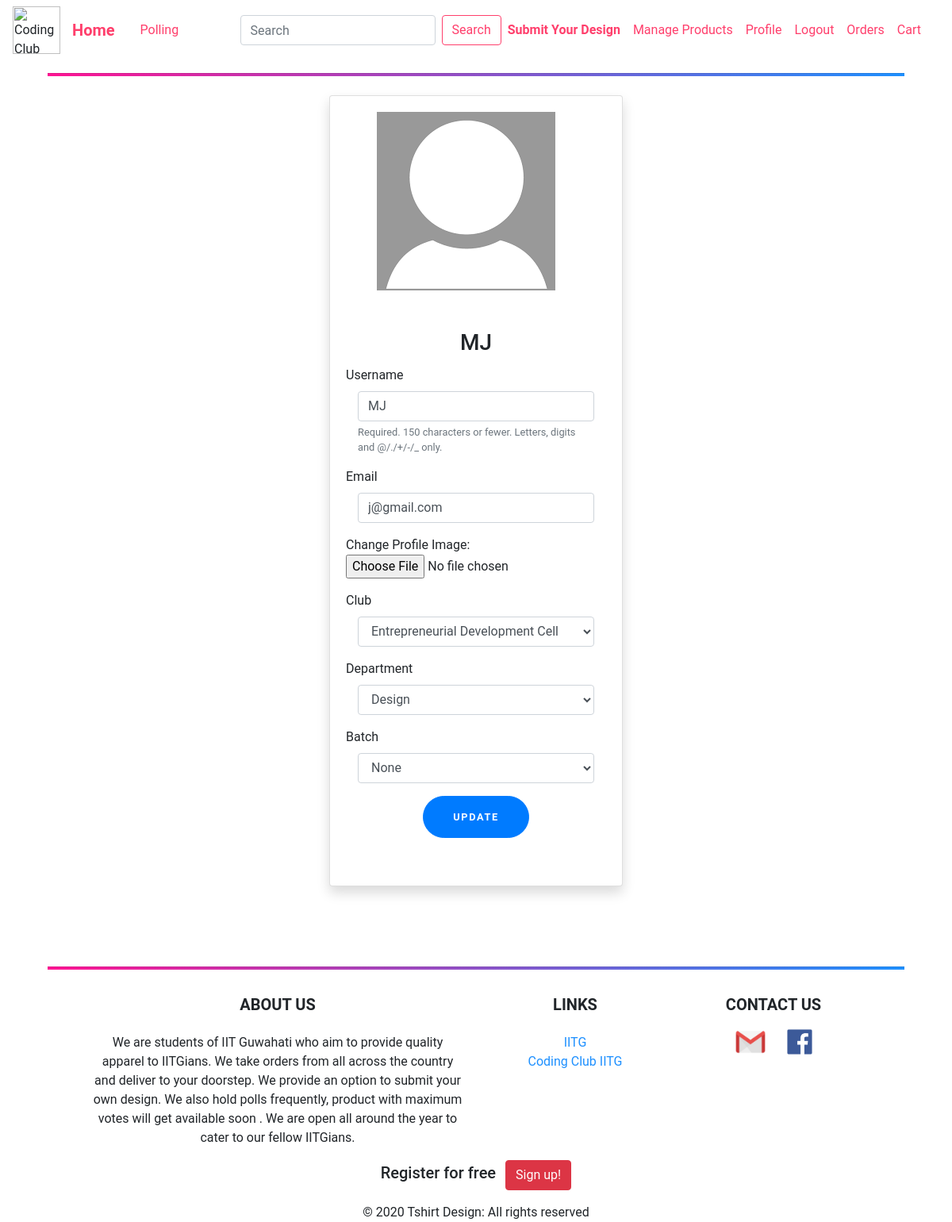
Screenshot of /profile/ (signed in) with the database file from the repository.
### users/models.py (models this page shows, shortened)
class Profile(models.Model):
    user = models.OneToOneField(User, related_name="profile", on_delete=models.CASCADE)
    image = models.ImageField(default='default.png', upload_to='profile_pics')
    is_merchant = models.BooleanField(default=False)
    department = models.CharField(max_length=120, choices=DEPARTMENTS, default='None')
    club = models.CharField(max_length=120, choices=CLUBS, default='None')
    batch = models.CharField(max_length=4, choices=BATCH, default='None')

### users/views.py (the view)
# urls.py: path('profile/', user_views.profile, name='profile'),
@login_required
def profile(request):
    if request.method == 'POST':
        u_form = UserUpdateForm(request.POST, instance=request.user)
        p_form = ProfileUpdateForm(request.POST,
                                   request.FILES,
                                   instance=request.user.profile)
        if u_form.is_valid() and p_form.is_valid():
            u_form.save()
            p_form.save()
            messages.success(request, f'Your account has been Updated!')
            return redirect('profile')
    else:
        u_form = UserUpdateForm(instance=request.user)
        p_form = ProfileUpdateForm(instance=request.user.profile)
    context = {
        'u_form': u_form,
        'p_form': p_form,
    }
    return render(request, 'users/profile.html', context)

### users/forms.py
class UserUpdateForm(forms.ModelForm):
    email = forms.EmailField()
    class Meta:
        model = User
        fields = ['username', 'email']

class ProfileUpdateForm(forms.ModelForm):
    class Meta:
        model = Profile
        fields = ['image', 'club', 'department', 'batch']

### users/templates/users/profile.html (shortened to what this page needs)
{% extends "blog/base.html" %}
{% load crispy_forms_tags %}
{% block content %}
    <div class="col-lg-4 col-md-10 col-sm-11 mt-4 mx-auto">
        <div class="card shadow">
            <div class="card-body ">
                <div>
                    <div class="img-crop mb-4">
                        <img src="{{user.profile.image.url}}" alt="profile-image">
                    </div>
                    <h3 class="card-title text-center">{{ user.username }}</h3>
                    <form class="form-signin"  method="POST" enctype="multipart/form-data">
                        <div class="form-group">
                            <label for="{{u_form.username.id_for_label}}" >{{ u_form.username.label }}</label>
                            <div class="col-sm-12">
                                <input type="text" class="form-control" placeholder="Username" name="{{ u_form.username.html_name }}" id="{{u_form.username.id_for_label}}" value="{{ u_form.username.value|default_if_none:''}}" required>
                                <small class="form-text text-muted">{{ u_form.username.help_text }} </small>
                            </div>
                        </div>
                        <div class="form-group">
                            <label for="{{u_form.email.id_for_label}}">{{ u_form.email.label }}</label>
                            <div class="col-sm-12">
                                <input type="email" class="form-control"  placeholder="Email" name="{{u_form.email.html_name}}" id="{{u_form.email.id_for_label}}" value="{{ u_form.email.value|default_if_none:'' }}" required >
                            </div>
                        </div>
                        <div class="form-group row">
                            <div class="col-sm-12">
                                Change Profile Image:
                                <input class="text-body" type="file" accept="image/*" name="{{ p_form.image.name }}" id="{{p_form.image.id_for_label}}" >
                            </div>
                        </div>
                        <div class="form-group">
                            <label for="{{p_form.club.id_for_label}}" >Club</label>
                            <div class="col-sm-12">
                                <select name="{{ p_form.club.name }}" class="form-control" id="{{p_form.club.id_for_label}}" required >
                                    {% for k in p_form.club %}
                                        {{ k }}
                                    {% endfor %}
                                </select>
                            </div>
                        </div>
                        <div class="form-group">
                            <label for="{{p_form.department.id_for_label}}" >Department</label>
                            <div class="col-sm-12">
                                <select name="{{ p_form.department.name }}" class="form-control" id="{{p_form.department.id_for_label}}" required >
                                    {% for k in p_form.department %}
                                        {{ k }}
                                    {% endfor %}
                                </select>
                            </div>
                        </div>
                        <div class="form-group">
                            <label for="{{p_form.batch.id_for_label}}" >Batch</label>
                            <div class="col-sm-12">
                                <select name="{{ p_form.batch.name }}" class="form-control" id="{{p_form.batch.id_for_label}}" required >
                                    {% for k in p_form.batch %}
                                        {{ k }}
                                    {% endfor %}
                                </select>
                            </div>
                        </div>
                        <div class="col-sm-6 mx-auto"><button class="btn btn-lg btn-primary btn-block text-uppercase" type="submit">Update</button></div>
                        <br>
                    </form>
                </div>
            </div>
        </div>
    </div>
{% endblock content %}

### blog/static/blog/main.css (style rules this page uses)
body { position: relative; margin: 0; padding-bottom: 6rem; min-height: 100%; background: #fff; color: #333333; }
.form-signin { width: 100%; }
.form-signin .btn { font-size: 80%; border-radius: 5rem; letter-spacing: .1rem; font-weight: bold; padding: 1rem; transition: all 0.2s; }
.img-crop { width: 250px; height: 250px; margin: auto; overflow: hidden; }
.img-crop img { height: auto; width: auto; }

### rows the page displays
Profile: club "Entrepreneurial Development Cell", department "Design", batch "None"

### other values shown
{{ user.username }} "MJ"
{{ u_form.username.label }} "Username"
{{ u_form.username.help_text }} "Required. 150 characters or fewer. Letters, digits and @/./+/-/_ only."
{{ u_form.email.label }} "Email"
